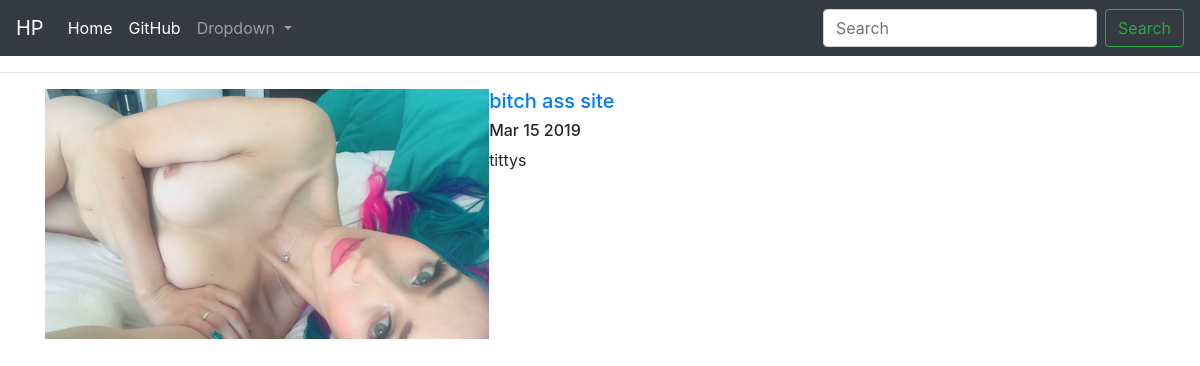
The page /posts/2 on the database its author committed.
### posts/models.py (models this page shows, shortened)
class Post(models.Model):
    title = models.CharField(max_length=250)
    pub_date = models.DateTimeField()
    image = models.ImageField(upload_to='media/')
    body = models.TextField()
    def pub_date_short(self):
        return self.pub_date.strftime('%b %d %Y')

### posts/views.py (the view)
# urls.py: re_path(r'^posts/(?P<post_id>[0-9]+)', views.post_details, name ="post_detail"),
def post_details(request, post_id):
    post = get_object_or_404(Post, pk=post_id)
    return render(request, 'posts/posts_detail.html',{'post': post})

### posts/templates/posts/posts_detail.html (shortened to what this page needs)
<html lang="en">
  <head>
    <link rel="stylesheet" href="https://stackpath.bootstrapcdn.com/bootstrap/4.3.1/css/bootstrap.min.css">
</head>
<body>
 <nav class="navbar navbar-expand-lg navbar-dark bg-dark">
  <a class="navbar-brand" href="/">HP</a>
  <div class="collapse navbar-collapse" id="navbarSupportedContent">
    <ul class="navbar-nav mr-auto">
      <li class="nav-item active">
        <a class="nav-link" href="/">Home <span class="sr-only">(current)</span></a>
      </li>
      <li class="nav-item active">
        <a class="nav-link" href="https://github.com/pnizzle">GitHub<span class="sr-only">(current)</span></a>
      </li>
      <li class="nav-item dropdown">
        <a class="nav-link dropdown-toggle" href="#" id="navbarDropdown" role="button" data-toggle="dropdown" aria-haspopup="true" aria-expanded="false">
          Dropdown
        </a>
      </li>
    </ul>
    <form class="form-inline my-2 my-lg-0">
      <input class="form-control mr-sm-2" type="search" placeholder="Search" aria-label="Search">
      <button class="btn btn-outline-success my-2 my-sm-0" type="submit">Search</button>
    </form>
  </div>
</nav>
  <hr />
      <div class="media container">
    <img src="{{ post.image.url }}" class="img-responsive center-block" style="max-height:250;"/>
  <div class="media-body">
    <h5 class="mt-0">    <a href="{% url 'post_detail' post.id %}">{{ post.title }}</a>
</h5>
<h6>
    {{post.pub_date_short }}
    <br />
    </h6>
      <p>{{ post.body }}</p>
  </div>
</div>
    <br />
    <br />

### rows shown on the page
Post: image (picture), title "bitch ass site", pub_date_short "Mar 15 2019", body "tittys"
